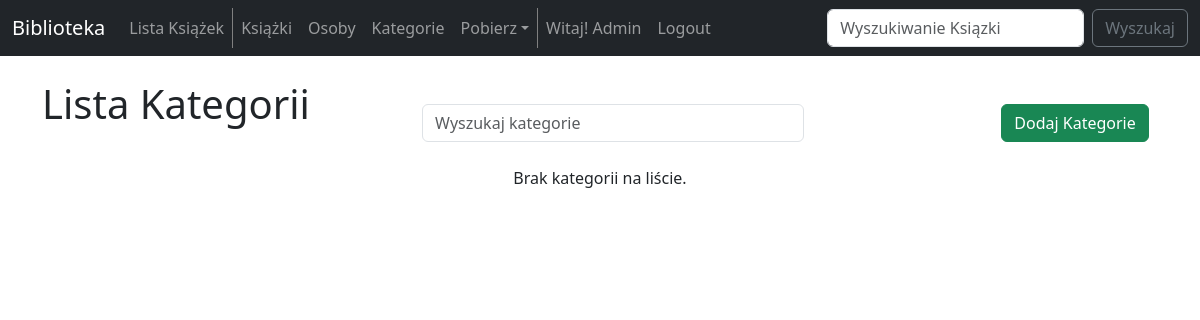
Page /categories_list/ (signed in) on the earlier database version.
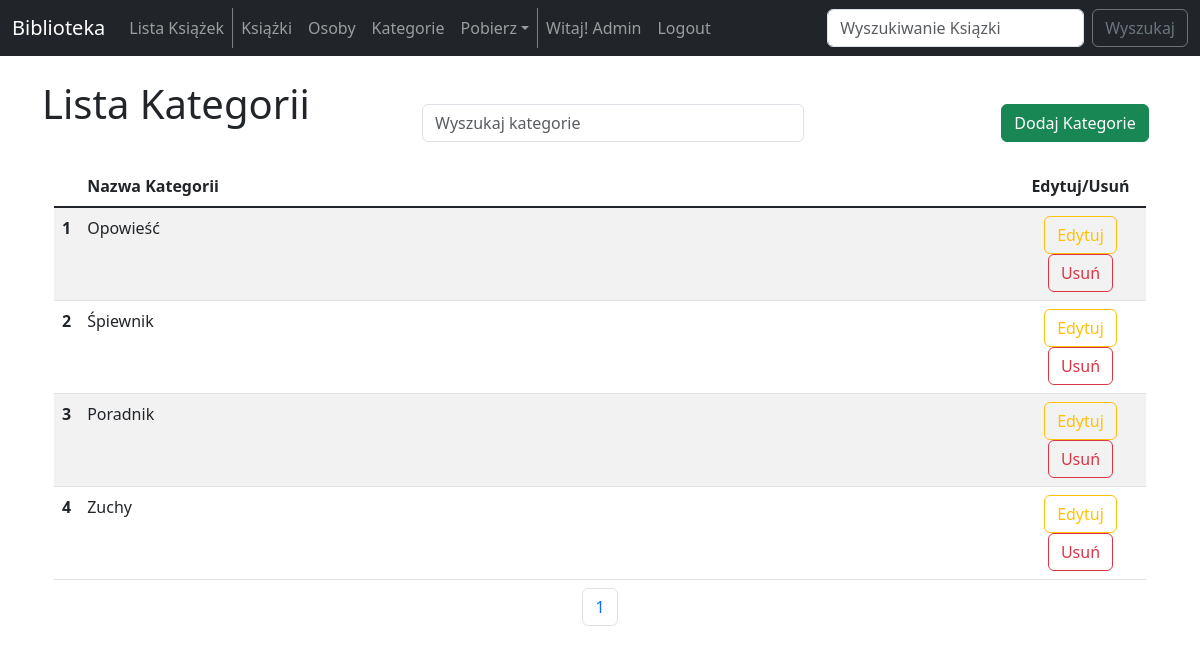
Same page on the later database version.
### biblioteka_app/models.py (models this page shows, shortened)
class ListBookCategory(models.Model):
    name = models.CharField(max_length=100)

### biblioteka_app/views.py (the view)
# urls.py: path('categories_list/', views.categories_list, name='categories-list'),
def categories_list(request):
    categories = ListBookCategory.objects.all()
    p = Paginator(categories, 10)
    page = request.GET.get('page')
    list_categories = p.get_page(page)
    nums = "a" * list_categories.paginator.num_pages
    if request.method == "POST":
        form = ListBookCategoryForm(request.POST)
        if form.is_valid():
            form.save()
            messages.success(request, ("Kategoria Książki została dodana do listy"))
            return redirect('categories-list')
    else:
        form = ListBookCategoryForm
    return render(request, 'categories_list.html',
                {
                    'categories': categories,
                    'form': form,
                    'list_categories': list_categories,
                    'nums': nums,
                })

### biblioteka_app/templates/categories_list.html (shortened to what this page needs)
{% extends 'base.html' %}
{% block content %}
    {% if user.is_authenticated %}
        <div class="row">
            <div class="col-4">
                <h1>
                    Lista Kategorii
                </h1>
            </div>
            <div class="col-6">
                <br/>
                <form class="d-flex" method=POST action="{% url 'search-categories-admin' %}" role="search">
                    <input class="form-control me-2" type="search" placeholder="Wyszukaj kategorie" aria-label="Search" name="searched" style="width: 70%;">
                </form>
            </div>
            <div class="col-2 text-center">
                <br/>
                <button type="button" class="btn btn-success" data-bs-toggle="modal" data-bs-target="#categoryAdd">
                    Dodaj Kategorie
                </button>
            </div>
        </div>
        <br/>
        <div class="container text-center">
            <div class="row">
                <div class="col-12">
                    {% if categories %}
                        <table class="table table-striped">
                            <thead>
                                <tr>
                                    <th scope="col" width="2%"></th>
                                    <th scope="col" class="text-start">Nazwa Kategorii</th>
                                    <th scope="col" class="text-center" width="12%">Edytuj/Usuń</th>
                                </tr>
                            </thead>
                            <tbody class="table-group-divider">
                                {% for category in list_categories %}
                                    <tr>
                                        <th scope="row">{{ forloop.counter }}</th>
                                        <td class="text-start">{{ category.name }}</td>
                                        <td class="text-center">
                                            <a href="{% url 'update-category' category.id %}" class="btn btn-outline-warning">Edytuj</a>
                                            <button type="button" class="btn btn-outline-danger" data-bs-toggle="modal" data-bs-target="#categoryDelete_{{category.id}}">
                                                Usuń
                                            </button>
                                        </td>
                                    </tr>
                                {% endfor %}
                            </tbody>
                            <caption>
                                <nav aria-label="Page navigation example">
                                    <ul class="pagination justify-content-center">
                                        {% for i in nums %}
                                            <li class="page-item">
                                                <a class="page-link" href="?page={{ forloop.counter }}">{{ forloop.counter }}</a>
                                            </li>
                                        {% endfor %}
                                    </ul>
                                </nav>
                            </caption>
                        </table>
                    {% else %}
                        <p> Brak kategorii na liście. </p>
                    {% endif %}
                </div>
            </div>
        </div>
    {% else %}
    <h3>
        Wybacz, ale musisz być zalogowany/a, aby wejść na tą stronę.
    </h3>
    <a href="{% url 'login' %}">Zaloguj się</a>
    {% endif %}
{% endblock %}

Differences in the rows shown:
added ListBookCategory: name "Opowieść"
added ListBookCategory: name "Śpiewnik"
added ListBookCategory: name "Poradnik"
added ListBookCategory: name "Zuchy"
Other differences:
text no longer shown: "Brak kategorii na liście."
text now shown: "Nazwa Kategorii Edytuj/Usuń"
new list line: "1"
